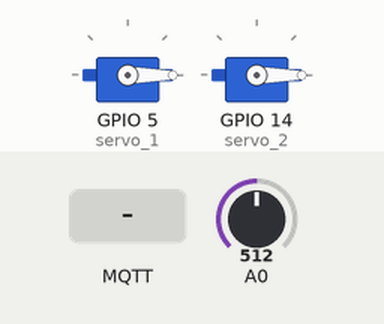
Simulated run of this sketch. Board: ESP8266 (NodeMCU). Shown: 2 × servo. The test bench sets the inputs (shaded band); at power-on: A0 = 512. WiFi joins after 1.5 s; servers stay silent unless stated; no MQTT or app messages arrive unless stated; what the sketch prints to the serial monitor is not drawn.

Above: at 2.7 s.
2.8 s: MQTT message "90" arrives on the first subscribed topic
At 3.6 s:
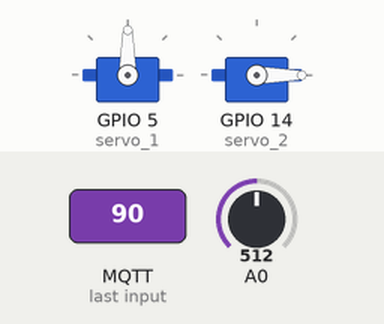
4.3 s: MQTT message "200" arrives on the first subscribed topic
At 4.7 s:
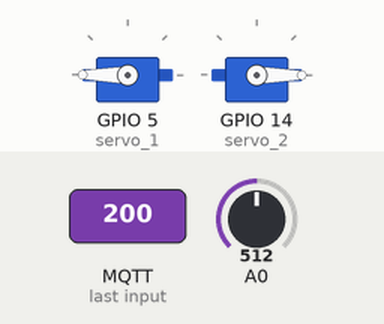
5.8 s: MQTT message "90" arrives on the second subscribed topic
At 7.0 s:
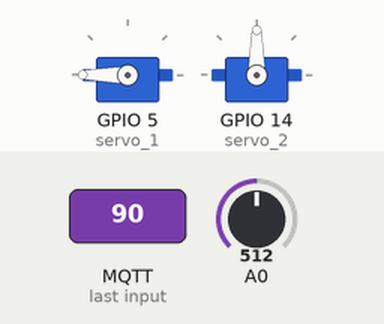
7.3 s: MQTT message "UT_IOT/servo_1" arrives on the first subscribed topic
At 8.2 s:
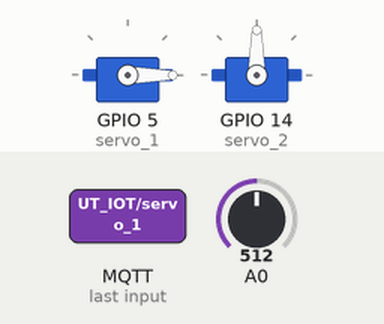
8.8 s: MQTT message "200" arrives on the second subscribed topic
At 9.3 s:
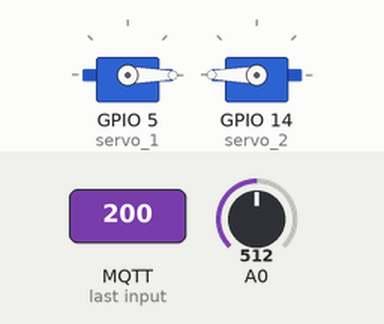
10.3 s: MQTT message "UT_IOT/servo_1" arrives on the second subscribed topic
At 11.7 s:
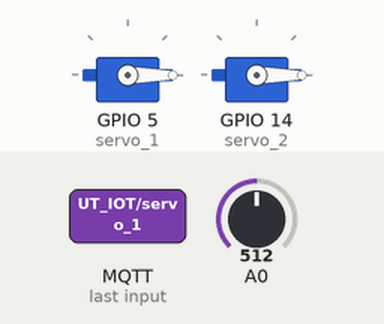
Timing chart, 0 to 12.8 s (numbered marks = the images above; inputs shaded):
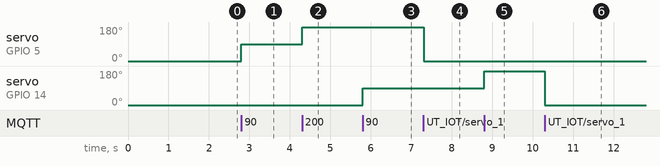

The sketch:

ut_iot_esp8266_2.ino
```cpp
#include <Servo.h>
#include <ESP8266WiFi.h>
#include <PubSubClient.h>

char ssid[] = "Airtel-MyWiFi-AMF-311WW-F768";
char pass[] = "13b861f0";

// MQTT Broker
const char *mqtt_broker = "192.168.1.200";
const char *topic_pub = "UT_IOT/pot";
const char *topic_sub_1 = "UT_IOT/servo_1";
const char *topic_sub_2 = "UT_IOT/servo_2";
const char *mqtt_username = "";
const char *mqtt_password = "";
const int mqtt_port = 1883;

WiFiClient espClient;
PubSubClient client(espClient);

void callback(char *topic, byte *payload, unsigned int length);

Servo servo_1;
Servo servo_2;

int s1 = 0;
int s2 = 0;

void setup() {
  Serial.begin(115200); // Starts the serial communication

  servo_1.attach(5); //D1
  servo_1.write(0);

  servo_2.attach(14); //D5
  servo_2.write(0);

  Serial.println();

  WiFi.begin(ssid, pass);

  Serial.print("Connecting");
  while (WiFi.status() != WL_CONNECTED)
  {
    delay(500);
    Serial.print(".");
  }
  Serial.println();

  Serial.print("Connected, IP address: ");
  Serial.println(WiFi.localIP());

  //connecting to a mqtt broker
  client.setServer(mqtt_broker, mqtt_port);
  client.setCallback(callback);
  while (!client.connected()) {
    String client_id = "esp8266_2-client-priyesh";
    client_id += String(WiFi.macAddress());
    Serial.printf("The client %s connects to the public mqtt broker\n", client_id.c_str());
    if (client.connect(client_id.c_str(), mqtt_username, mqtt_password)) {
      Serial.println("Public emqx mqtt broker connected");
    } else {
      Serial.print("failed with state ");
      Serial.print(client.state());
      delay(2000);
    }
  }
  // publish and subscribe
  client.publish(topic_pub, "hello from MQTT ESP2");
  client.subscribe(topic_sub_1);
  client.subscribe(topic_sub_2);
}

void loop() {
  client.loop();

servo_1.write(s1);
servo_2.write(s2);

  int sensorValue = analogRead(A0);   // read the input on analog pin 0

  float voltage = sensorValue * (24.0 / 1023.0);   // Convert the analog reading (which goes from 0 - 1023) to a voltage (0 - 24V)

  //Serial.println(voltage);   // print out the value you read

  client.publish(topic_pub, String(voltage).c_str());

  if (!client.connected()) {
    String client_id = "esp8266_2-client-priyesh";
    client_id += String(WiFi.macAddress());
    Serial.printf("The client %s connects to the public mqtt broker\n", client_id.c_str());
    if (client.connect(client_id.c_str(), mqtt_username, mqtt_password)) {
      Serial.println("Public emqx mqtt broker connected");
      client.subscribe(topic_sub_1);
      client.subscribe(topic_sub_2);
    } else {
      Serial.print("failed with state ");
      Serial.print(client.state());
    }
  }
}

void callback(char *topic, byte *payload, unsigned int length) {
  Serial.print("Message arrived in topic: ");
  Serial.println(topic);
  Serial.print("Message:");

  String rx_msg = "";

  for (int i = 0; i < length; i++) {
    //Serial.print((char) payload[i]);
    rx_msg += (char)payload[i];
  }
  Serial.println(rx_msg);
  Serial.println("-----------------------");

  if (String(topic) == "UT_IOT/servo_1") {
        s1 = rx_msg.toInt();
  }
  if (String(topic) == "UT_IOT/servo_2") {
        s2 = rx_msg.toInt();
  }

}
```

Measured:
- after the input at 2.8 s, servo on GPIO 5 (servo_1): 0° → 90° at once
- after the input at 4.3 s, servo on GPIO 5 (servo_1): 90° → 180° at once
- after the input at 5.8 s, servo on GPIO 14 (servo_2): 0° → 90° at once
- after the input at 7.3 s, servo on GPIO 5 (servo_1): 180° → 0° at once
- after the input at 8.8 s, servo on GPIO 14 (servo_2): 90° → 180° at once
- after the input at 10.3 s, servo on GPIO 14 (servo_2): 180° → 0° at once
